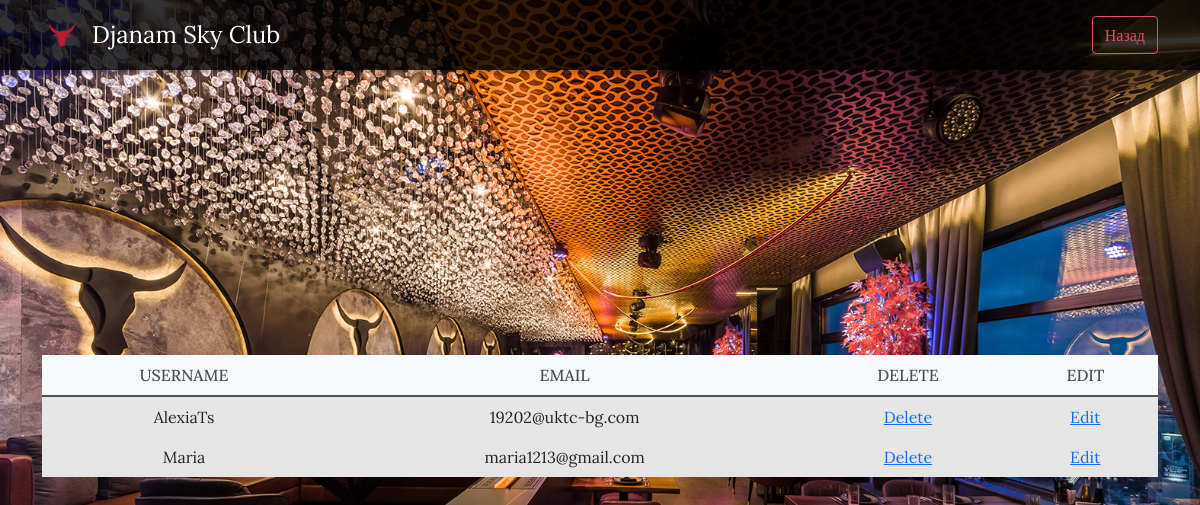
The app's page /AdminPanel/userEdit.php with its own data.
### tables this page shows
CREATE TABLE `user` (
  `ID` int NOT NULL AUTO_INCREMENT,
  `Name` varchar(255) DEFAULT NULL,
  `Email` varchar(255) DEFAULT NULL,
  `Password` varchar(255) DEFAULT NULL,
  PRIMARY KEY (`ID`)
);

### AdminPanel/userEdit.php (the view, shortened to what this page needs)
<?php
$servername = "127.0.0.1";
$username = "root";
$password = "AlexiaTs";
$database = "djanam";
try {
    $connection = new PDO("mysql:host=$servername;dbname=$database", $username, $password);
    $connection->setAttribute(PDO::ATTR_ERRMODE, PDO::ERRMODE_EXCEPTION);
} catch(PDOException $e) {
    echo "Connection failed: " . $e->getMessage();
}
try {
    $PDOstatement = $connection->prepare('SELECT * FROM user');
    $PDOstatement->execute();
    $result = $PDOstatement->fetchAll(PDO::FETCH_ASSOC);
} catch(PDOException $e) {
    echo "Error fetching records: " . $e->getMessage();
}
?>
<!DOCTYPE html>
<html lang="bg">
<head>
        <link href="https://cdn.jsdelivr.net/npm/bootstrap@5.0.0-beta2/dist/css/bootstrap.min.css" rel="stylesheet">
    <link rel="stylesheet" href="userEditStyle.css">
</head>
<body>
 <nav class="navbar navbar-expand-lg navbar-dark fixed-top">
    <div class="container">
        <a class="navbar-brand" href="../IndexPage/index.php">
            <img src="../Images/DjanamLogo2.svg" alt="Djanam Logo">
            Djanam Sky Club
        </a>
        <form class="d-flex" action="../AdminPanel/adminPage.php">
            <button class="btn btn-outline-light" type="submit">Назад</button>
        </form>
    </div>
</nav>
<section class="hero">
<div class="container mt-5">
    <div class="table-container">
        <div class="table-responsive">
            <table class="table table-striped mx-auto text-center">
                <thead>
                    <tr>
                        <th>Username</th>
                        <th>Email</th>
                        <th>Delete</th>
                        <th>Edit</th>
                    </tr>
                </thead>
                <tbody>
                    <?php foreach($result as $row): ?>
                        <tr>
                            <td><?php echo $row['Name']; ?></td>
                            <td><?php echo $row['Email']; ?></td>
                            <td><a href="userEdit.php?id=<?php echo $row['ID']; ?>" class="buttondel">Delete</a></td>
                            <td><a href="roleEdit.php?id=<?php echo $row['ID']; ?>" class="buttonedit">Edit</a></td>
                        </tr>
                    <?php endforeach; ?>
                </tbody>
            </table>
        </div>
    </div>
</div>
</body>
</html>

### AdminPanel/userEditStyle.css (style rules this page uses)
body { margin: 0; padding: 0; font-family: 'Lora', serif; background: url('../Images/DjanamBackground.jpeg') center/cover no-repeat fixed; }
.navbar { background-color: rgba(0, 0, 0, 0.8); box-shadow: 0 2px 5px rgba(0, 0, 0, 0.3); padding: 10px 0; }
.navbar-brand { font-size: 1.5rem; color: #fff; display: flex; align-items: center; }
.navbar-brand img { margin-right: 10px; max-height: 40px; }
.btn-outline-light { color: #e84a5f; border-color: #e84a5f; }
.hero { display: flex; justify-content: center; align-items: center; min-height: 100vh; position: relative; text-align: center; }
.table { background-color: #fff; }
.table th, .table td { border: none; vertical-align: middle; }
.table th { background-color: #f8f9fa; border-bottom: 2px solid #dee2e6; color: #495057; font-weight: 500; text-transform: uppercase; }
.table-striped tbody tr:nth-of-type(odd) { background-color: rgba(0, 0, 0, 0.05); }
.table-striped tbody tr:nth-of-type(even) { background-color: rgba(0, 0, 0, 0.1); }

### records on screen
user: Name "AlexiaTs", Email "19202@uktc-bg.com"
user: Name "Maria", Email "maria1213@gmail.com"
